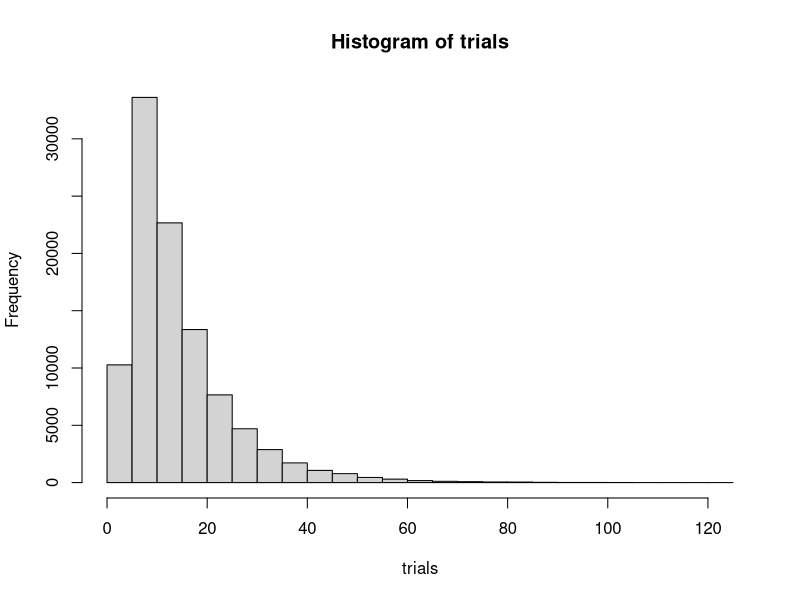

Here is the R script that generated this plot:
# =======================================================
# Monte Carlo Simulations in R
# =======================================================

# -------------------------------------------------------
# Example 1 : Integrating under the Normal Curve
# Find Integral from 5 to 10 under N(3, 5) curve

runs <- 1000000
sample <- rnorm(runs, mean = 3, sd = 5)
sum(sample > 5 & sample < 10) / runs


# -------------------------------------------------------
# Example 2 : Simulating the Binomial Distribution
# Find Probability of 4 or more Heads in 10 Tosses

trial <- function() { 
  sum(sample(c(0,1), 10, replace = T)) > 4
}
runs <- 1000000
sum( replicate(runs, trial()) ) / runs


# -------------------------------------------------------
# Example 3 : Approximating Pi through Sampling
# Find the value of Pi using the area of circle

runs <- 1000000
x <- runif(runs)
y <- runif(runs)
( sum(x^2 + y^2 < 1) / runs) * 4


# -------------------------------------------------------
# Example 4 : Simulating the Wheel of Fortune
# Find Probability of "Loss" after 10 chances

game <- function(){
  sum( sample(c(1,1,-2,2), 10, replace = T) ) < 0
}
runs <- 100000
sum( replicate(runs, game()) ) / runs


# -------------------------------------------------------
# Example 5 : Simulating the Coupon Collector's Puzzle
# Find Expected number of Coupons to collect all

couponSpace <- c(1,1,1,1,1,1,2,2,2,3,3,4)
coupon <- function(){ sample(couponSpace, 1, replace = T) }

collectAll <- function() {
  collected <- c()
  while ( length(unique(collected)) < 4 ) {
    collected <- c(collected, coupon())
  }
  length(collected)
}

runs <- 100000
trials <- replicate(runs, collectAll())
mean(trials)
hist(trials)
